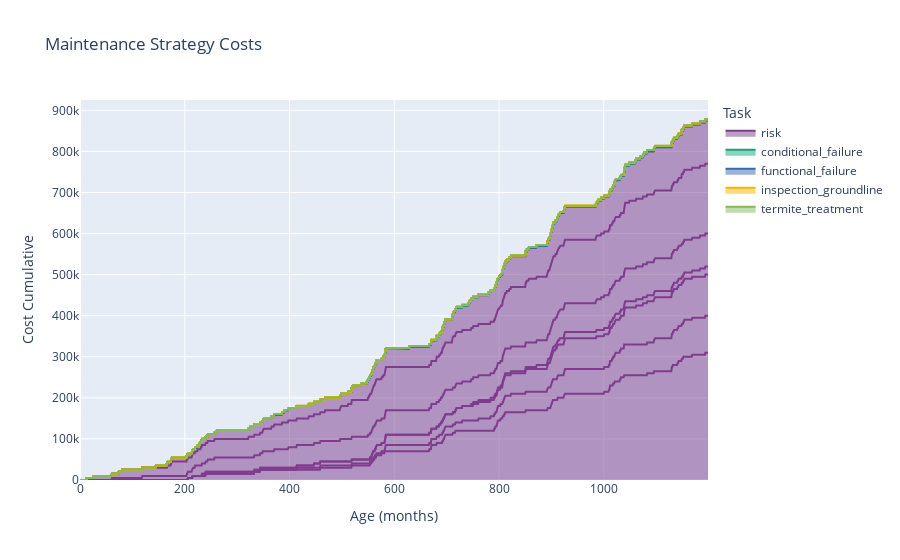

The notebook cell saved with this chart:
### Code cell
comp2.plot_ms()

### Figure 1 — Plotly figure (JSON) as saved in the notebook; plotly's stock layout.template omitted (floating-point values rounded to 4 significant figures; data arrays with more than 128 entries replaced by an {"elided": "..."} marker saying what was removed)
{"data": [{"hovertemplate": "Task=risk<br>Failure Mode=termites<br>Age (months)=%{x}<br>Cost Cumulative=%{y}<extra></extra>", "legendgroup": "risk", "line": {"color": "rgb(127, 60, 141)"}, "mode": "lines", "name": "risk", "orientation": "v", "showlegend": true, "stackgroup": "1", "type": "scatter", "x": {"elided": "1200 int values"}, "xaxis": "x", "y": {"elided": "1200 int values"}, "yaxis": "y"}, {"hovertemplate": "Task=risk<br>Failure Mode=fungal decay | external<br>Age (months)=%{x}<br>Cost Cumulative=%{y}<extra></extra>", "legendgroup": "risk", "line": {"color": "rgb(127, 60, 141)"}, "mode": "lines", "name": "risk", "orientation": "v", "showlegend": false, "stackgroup": "1", "type": "scatter", "x": {"elided": "1200 int values"}, "xaxis": "x", "y": {"elided": "1200 int values"}, "yaxis": "y"}, {"hovertemplate": "Task=risk<br>Failure Mode=fungal decay | internal<br>Age (months)=%{x}<br>Cost Cumulative=%{y}<extra></extra>", "legendgroup": "risk", "line": {"color": "rgb(127, 60, 141)"}, "mode": "lines", "name": "risk", "orientation": "v", "showlegend": false, "stackgroup": "1", "type": "scatter", "x": {"elided": "1200 int values"}, "xaxis": "x", "y": {"elided": "1200 int values"}, "yaxis": "y"}, {"hovertemplate": "Task=risk<br>Failure Mode=weathering<br>Age (months)=%{x}<br>Cost Cumulative=%{y}<extra></extra>", "legendgroup": "risk", "line": {"color": "rgb(127, 60, 141)"}, "mode": "lines", "name": "risk", "orientation": "v", "showlegend": false, "stackgroup": "1", "type": "scatter", "x": {"elided": "1200 int values"}, "xaxis": "x", "y": {"elided": "1200 int values"}, "yaxis": "y"}, {"hovertemplate": "Task=risk<br>Failure Mode=lightning<br>Age (months)=%{x}<br>Cost Cumulative=%{y}<extra></extra>", "legendgroup": "risk", "line": {"color": "rgb(127, 60, 141)"}, "mode": "lines", "name": "risk", "orientation": "v", "showlegend": false, "stackgroup": "1", "type": "scatter", "x": {"elided": "1200 int values"}, "xaxis": "x", "y": {"elided": "1200 int values"}, "yaxis": "y"}, {"hovertemplate": "Task=risk<br>Failure Mode=fire_damage<br>Age (months)=%{x}<br>Cost Cumulative=%{y}<extra></extra>", "legendgroup": "risk", "line": {"color": "rgb(127, 60, 141)"}, "mode": "lines", "name": "risk", "orientation": "v", "showlegend": false, "stackgroup": "1", "type": "scatter", "x": {"elided": "1200 int values"}, "xaxis": "x", "y": {"elided": "1200 int values"}, "yaxis": "y"}, {"hovertemplate": "Task=risk<br>Failure Mode=impact<br>Age (months)=%{x}<br>Cost Cumulative=%{y}<extra></extra>", "legendgroup": "risk", "line": {"color": "rgb(127, 60, 141)"}, "mode": "lines", "name": "risk", "orientation": "v", "showlegend": false, "stackgroup": "1", "type": "scatter", "x": {"elided": "1200 int values"}, "xaxis": "x", "y": {"elided": "1200 int values"}, "yaxis": "y"}, {"hovertemplate": "Task=conditional_failure<br>Failure Mode=termites<br>Age (months)=%{x}<br>Cost Cumulative=%{y}<extra></extra>", "legendgroup": "conditional_failure", "line": {"color": "rgb(17, 165, 121)"}, "mode": "lines", "name": "conditional_failure", "orientation": "v", "showlegend": true, "stackgroup": "1", "type": "scatter", "x": {"elided": "1200 int values"}, "xaxis": "x", "y": {"elided": "1200 float values"}, "yaxis": "y"}, {"hovertemplate": "Task=conditional_failure<br>Failure Mode=fungal decay | external<br>Age (months)=%{x}<br>Cost Cumulative=%{y}<extra></extra>", "legendgroup": "conditional_failure", "line": {"color": "rgb(17, 165, 121)"}, "mode": "lines", "name": "conditional_failure", "orientation": "v", "showlegend": false, "stackgroup": "1", "type": "scatter", "x": {"elided": "1200 int values"}, "xaxis": "x", "y": {"elided": "1200 float values"}, "yaxis": "y"}, {"hovertemplate": "Task=conditional_failure<br>Failure Mode=fungal decay | internal<br>Age (months)=%{x}<br>Cost Cumulative=%{y}<extra></extra>", "legendgroup": "conditional_failure", "line": {"color": "rgb(17, 165, 121)"}, "mode": "lines", "name": "conditional_failure", "orientation": "v", "showlegend": false, "stackgroup": "1", "type": "scatter", "x": {"elided": "1200 int values"}, "xaxis": "x", "y": {"elided": "1200 float values"}, "yaxis": "y"}, {"hovertemplate": "Task=conditional_failure<br>Failure Mode=weathering<br>Age (months)=%{x}<br>Cost Cumulative=%{y}<extra></extra>", "legendgroup": "conditional_failure", "line": {"color": "rgb(17, 165, 121)"}, "mode": "lines", "name": "conditional_failure", "orientation": "v", "showlegend": false, "stackgroup": "1", "type": "scatter", "x": {"elided": "1200 int values"}, "xaxis": "x", "y": {"elided": "1200 float values"}, "yaxis": "y"}, {"hovertemplate": "Task=functional_failure<br>Failure Mode=termites<br>Age (months)=%{x}<br>Cost Cumulative=%{y}<extra></extra>", "legendgroup": "functional_failure", "line": {"color": "rgb(57, 105, 172)"}, "mode": "lines", "name": "functional_failure", "orientation": "v", "showlegend": true, "stackgroup": "1", "type": "scatter", "x": {"elided": "1200 int values"}, "xaxis": "x", "y": {"elided": "1200 int values"}, "yaxis": "y"}, {"hovertemplate": "Task=functional_failure<br>Failure Mode=fungal decay | external<br>Age (months)=%{x}<br>Cost Cumulative=%{y}<extra></extra>", "legendgroup": "functional_failure", "line": {"color": "rgb(57, 105, 172)"}, "mode": "lines", "name": "functional_failure", "orientation": "v", "showlegend": false, "stackgroup": "1", "type": "scatter", "x": {"elided": "1200 int values"}, "xaxis": "x", "y": {"elided": "1200 int values"}, "yaxis": "y"}, {"hovertemplate": "Task=functional_failure<br>Failure Mode=fungal decay | internal<br>Age (months)=%{x}<br>Cost Cumulative=%{y}<extra></extra>", "legendgroup": "functional_failure", "line": {"color": "rgb(57, 105, 172)"}, "mode": "lines", "name": "functional_failure", "orientation": "v", "showlegend": false, "stackgroup": "1", "type": "scatter", "x": {"elided": "1200 int values"}, "xaxis": "x", "y": {"elided": "1200 int values"}, "yaxis": "y"}, {"hovertemplate": "Task=functional_failure<br>Failure Mode=weathering<br>Age (months)=%{x}<br>Cost Cumulative=%{y}<extra></extra>", "legendgroup": "functional_failure", "line": {"color": "rgb(57, 105, 172)"}, "mode": "lines", "name": "functional_failure", "orientation": "v", "showlegend": false, "stackgroup": "1", "type": "scatter", "x": {"elided": "1200 int values"}, "xaxis": "x", "y": {"elided": "1200 int values"}, "yaxis": "y"}, {"hovertemplate": "Task=functional_failure<br>Failure Mode=lightning<br>Age (months)=%{x}<br>Cost Cumulative=%{y}<extra></extra>", "legendgroup": "functional_failure", "line": {"color": "rgb(57, 105, 172)"}, "mode": "lines", "name": "functional_failure", "orientation": "v", "showlegend": false, "stackgroup": "1", "type": "scatter", "x": {"elided": "1200 int values"}, "xaxis": "x", "y": {"elided": "1200 int values"}, "yaxis": "y"}, {"hovertemplate": "Task=functional_failure<br>Failure Mode=fire_damage<br>Age (months)=%{x}<br>Cost Cumulative=%{y}<extra></extra>", "legendgroup": "functional_failure", "line": {"color": "rgb(57, 105, 172)"}, "mode": "lines", "name": "functional_failure", "orientation": "v", "showlegend": false, "stackgroup": "1", "type": "scatter", "x": {"elided": "1200 int values"}, "xaxis": "x", "y": {"elided": "1200 int values"}, "yaxis": "y"}, {"hovertemplate": "Task=functional_failure<br>Failure Mode=impact<br>Age (months)=%{x}<br>Cost Cumulative=%{y}<extra></extra>", "legendgroup": "functional_failure", "line": {"color": "rgb(57, 105, 172)"}, "mode": "lines", "name": "functional_failure", "orientation": "v", "showlegend": false, "stackgroup": "1", "type": "scatter", "x": {"elided": "1200 int values"}, "xaxis": "x", "y": {"elided": "1200 int values"}, "yaxis": "y"}, {"hovertemplate": "Task=inspection_groundline<br>Failure Mode=termites<br>Age (months)=%{x}<br>Cost Cumulative=%{y}<extra></extra>", "legendgroup": "inspection_groundline", "line": {"color": "rgb(242, 183, 1)"}, "mode": "lines", "name": "inspection_groundline", "orientation": "v", "showlegend": true, "stackgroup": "1", "type": "scatter", "x": {"elided": "1200 int values"}, "xaxis": "x", "y": {"elided": "1200 float values"}, "yaxis": "y"}, {"hovertemplate": "Task=inspection_groundline<br>Failure Mode=fungal decay | external<br>Age (months)=%{x}<br>Cost Cumulative=%{y}<extra></extra>", "legendgroup": "inspection_groundline", "line": {"color": "rgb(242, 183, 1)"}, "mode": "lines", "name": "inspection_groundline", "orientation": "v", "showlegend": false, "stackgroup": "1", "type": "scatter", "x": {"elided": "1200 int values"}, "xaxis": "x", "y": {"elided": "1200 int values"}, "yaxis": "y"}, {"hovertemplate": "Task=inspection_groundline<br>Failure Mode=fungal decay | internal<br>Age (months)=%{x}<br>Cost Cumulative=%{y}<extra></extra>", "legendgroup": "inspection_groundline", "line": {"color": "rgb(242, 183, 1)"}, "mode": "lines", "name": "inspection_groundline", "orientation": "v", "showlegend": false, "stackgroup": "1", "type": "scatter", "x": {"elided": "1200 int values"}, "xaxis": "x", "y": {"elided": "1200 int values"}, "yaxis": "y"}, {"hovertemplate": "Task=inspection_groundline<br>Failure Mode=weathering<br>Age (months)=%{x}<br>Cost Cumulative=%{y}<extra></extra>", "legendgroup": "inspection_groundline", "line": {"color": "rgb(242, 183, 1)"}, "mode": "lines", "name": "inspection_groundline", "orientation": "v", "showlegend": false, "stackgroup": "1", "type": "scatter", "x": {"elided": "1200 int values"}, "xaxis": "x", "y": {"elided": "1200 float values"}, "yaxis": "y"}, {"hovertemplate": "Task=termite_treatment<br>Failure Mode=termites<br>Age (months)=%{x}<br>Cost Cumulative=%{y}<extra></extra>", "legendgroup": "termite_treatment", "line": {"color": "rgb(128, 186, 90)"}, "mode": "lines", "name": "termite_treatment", "orientation": "v", "showlegend": true, "stackgroup": "1", "type": "scatter", "x": {"elided": "1200 int values"}, "xaxis": "x", "y": {"elided": "1200 float values"}, "yaxis": "y"}], "layout": {"legend": {"title": {"text": "Task"}, "tracegroupgap": 0}, "title": {"text": "Maintenance Strategy Costs"}, "xaxis": {"anchor": "y", "automargin": true, "domain": [0, 1], "title": {"text": "Age (months)"}}, "yaxis": {"anchor": "x", "automargin": true, "domain": [0, 1], "title": {"text": "Cost Cumulative"}}}}
